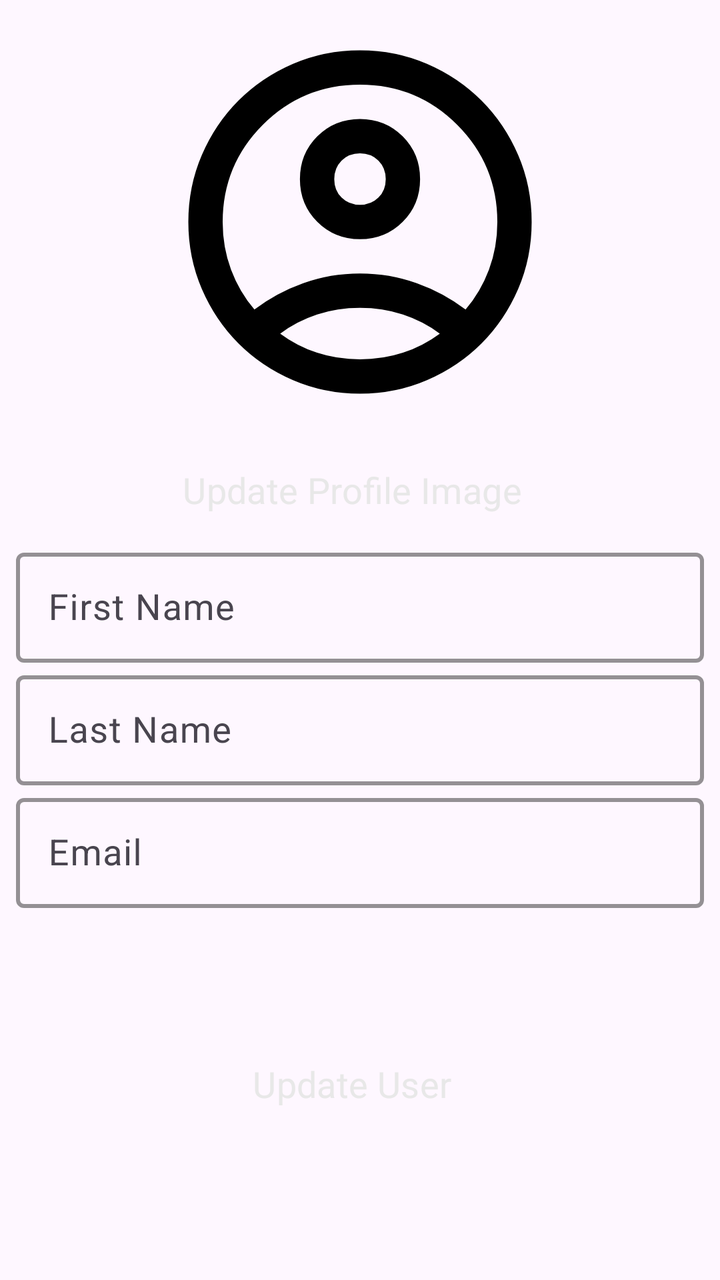
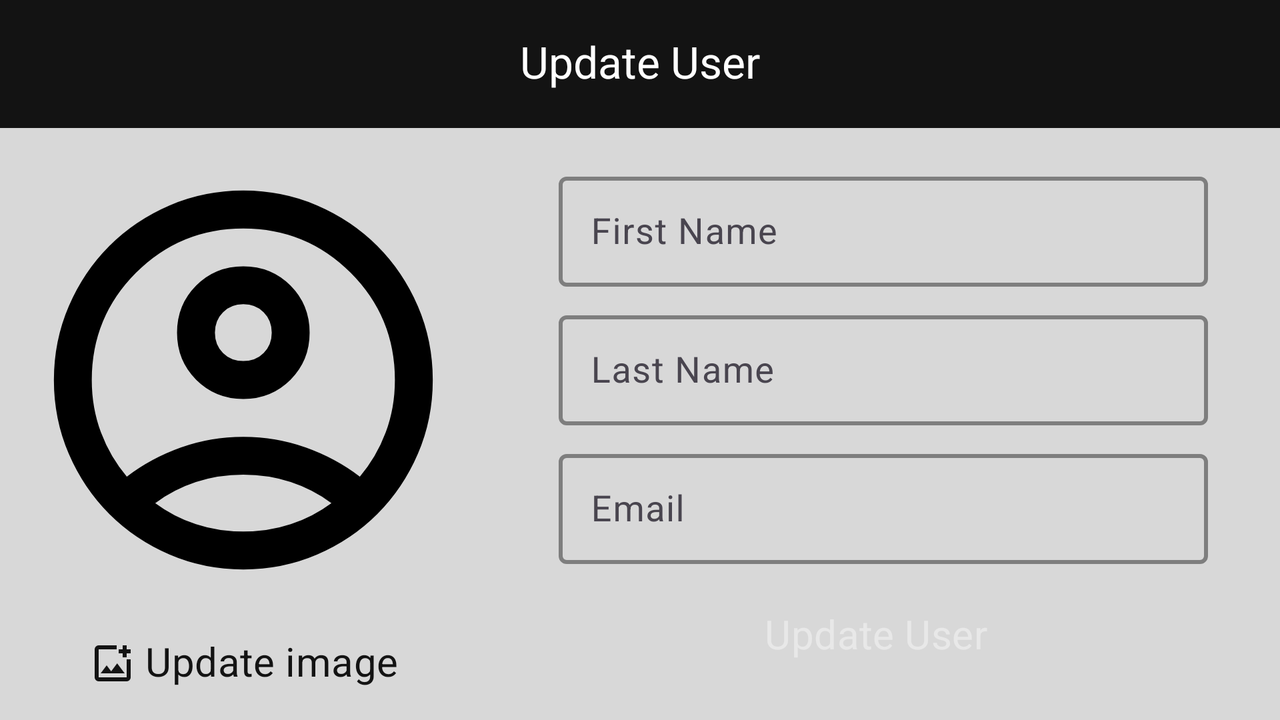

One screen, two layout resources from the same app: the default and the author's alternative for another configuration. Each is rendered where Android would select it; the XML of both is given below.
<!-- AndroidManifest.xml: application theme Theme.UsersApp -->
<!-- res/layout/fragment_update_user.xml -->
<?xml version="1.0" encoding="utf-8"?>
<androidx.constraintlayout.widget.ConstraintLayout xmlns:android="http://schemas.android.com/apk/res/android"
    xmlns:tools="http://schemas.android.com/tools"
    android:layout_width="match_parent"
    android:layout_height="match_parent"
    xmlns:app="http://schemas.android.com/apk/res-auto"
    android:padding="8dp"
    tools:context=".ui.UpdateUserFragment">

    <ImageView
        android:id="@+id/updateUserImageView"
        android:layout_width="0dp"
        android:layout_height="0dp"
        android:layout_marginBottom="8dp"
        android:src="@drawable/icon_user"
        app:layout_constraintBottom_toTopOf="@+id/updatePickImageBtn"
        app:layout_constraintDimensionRatio="1:1"
        app:layout_constraintEnd_toEndOf="parent"
        app:layout_constraintStart_toStartOf="parent"
        app:layout_constraintTop_toTopOf="parent" />

    <Button
        android:id="@+id/updatePickImageBtn"
        style="@style/elevatedButtonStyle"
        android:layout_width="wrap_content"
        android:layout_height="wrap_content"
        android:backgroundTint="#101010"
        android:text="Update Profile Image"
        android:textColor="#E8E8E8"
        android:textSize="18sp"
        app:icon="@drawable/icon_user"
        app:iconTint="#E8E8E8"
        app:layout_constraintBottom_toTopOf="@+id/guideline2"
        app:layout_constraintEnd_toEndOf="@+id/updateUserImageView"
        app:layout_constraintStart_toStartOf="@+id/updateUserImageView"
        app:shapeAppearance="@style/ShapeAppearance.Material3.Corner.Small" />


    <com.google.android.material.textfield.TextInputLayout
        android:id="@+id/updateFirstNameTF"
        style="@style/editTextStyle"
        android:layout_width="match_parent"
        android:layout_height="wrap_content"
        android:hint="First Name"
        app:layout_constraintEnd_toEndOf="parent"
        app:layout_constraintStart_toStartOf="parent"
        app:layout_constraintTop_toTopOf="@+id/guideline2">

        <com.google.android.material.textfield.TextInputEditText
            android:id="@+id/updateFirstNameET"
            android:layout_width="match_parent"
            android:layout_height="wrap_content" />

    </com.google.android.material.textfield.TextInputLayout>

    <com.google.android.material.textfield.TextInputLayout
        android:id="@+id/updateLastNameTF"
        style="@style/editTextStyle"
        android:layout_width="match_parent"
        android:layout_height="wrap_content"
        android:hint="Last Name"
        app:layout_constraintEnd_toEndOf="parent"
        app:layout_constraintStart_toStartOf="parent"
        app:layout_constraintTop_toBottomOf="@+id/updateFirstNameTF">

        <com.google.android.material.textfield.TextInputEditText
            android:id="@+id/updateLastNameET"
            android:layout_width="match_parent"
            android:layout_height="wrap_content" />

    </com.google.android.material.textfield.TextInputLayout>

    <com.google.android.material.textfield.TextInputLayout
        android:id="@+id/updateEmailTF"
        style="@style/editTextStyle"
        android:layout_width="match_parent"
        android:layout_height="wrap_content"
        android:hint="Email"
        app:layout_constraintEnd_toEndOf="parent"
        app:layout_constraintStart_toStartOf="parent"
        app:layout_constraintTop_toBottomOf="@+id/updateLastNameTF">

        <com.google.android.material.textfield.TextInputEditText
            android:id="@+id/updateEmailET"
            android:layout_width="match_parent"
            android:layout_height="wrap_content" />

    </com.google.android.material.textfield.TextInputLayout>

    <Button
        android:id="@+id/updateUserBtn"
        style="@style/elevatedButtonStyle"
        android:layout_width="wrap_content"
        android:layout_height="wrap_content"
        android:backgroundTint="#101010"
        android:text="Update User"
        android:textColor="#E8E8E8"
        android:textSize="18sp"
        app:icon="@drawable/icon_user"
        app:iconTint="#E8E8E8"
        app:layout_constraintBottom_toBottomOf="parent"
        app:layout_constraintEnd_toEndOf="parent"
        app:layout_constraintStart_toStartOf="parent"
        app:layout_constraintTop_toBottomOf="@+id/updateEmailTF"
        app:shapeAppearance="@style/ShapeAppearance.Material3.Corner.Small" />

    <androidx.constraintlayout.widget.Guideline
        android:id="@+id/guideline2"
        android:layout_width="wrap_content"
        android:layout_height="wrap_content"
        android:orientation="horizontal"
        app:layout_constraintGuide_percent="0.42" />
</androidx.constraintlayout.widget.ConstraintLayout>
<!-- resources referenced by this layout -->
<resources>
  <!-- drawable icon_user (drawable) -->
  <vector xmlns:android="http://schemas.android.com/apk/res/android"
      android:width="24dp"
      android:height="24dp"
      android:viewportWidth="960"
      android:viewportHeight="960"
      android:tint="@color/black">
      <path android:fillColor="@color/black"
          android:pathData="M234,684Q285,645 348,622.5Q411,600 480,600Q549,600 612,622.5Q675,645 726,684Q761,643 780.5,591Q800,539 800,480Q800,347 706.5,253.5Q613,160 480,160Q347,160 253.5,253.5Q160,347 160,480Q160,539 179.5,591Q199,643 234,684ZM480,520Q421,520 380.5,479.5Q340,439 340,380Q340,321 380.5,280.5Q421,240 480,240Q539,240 579.5,280.5Q620,321 620,380Q620,439 579.5,479.5Q539,520 480,520ZM480,880Q397,880 324,848.5Q251,817 197,763Q143,709 111.5,636Q80,563 80,480Q80,397 111.5,324Q143,251 197,197Q251,143 324,111.5Q397,80 480,80Q563,80 636,111.5Q709,143 763,197Q817,251 848.5,324Q880,397 880,480Q880,563 848.5,636Q817,709 763,763Q709,817 636,848.5Q563,880 480,880ZM480,800Q533,800 580,784.5Q627,769 666,740Q627,711 580,695.5Q533,680 480,680Q427,680 380,695.5Q333,711 294,740Q333,769 380,784.5Q427,800 480,800ZM480,440Q506,440 523,423Q540,406 540,380Q540,354 523,337Q506,320 480,320Q454,320 437,337Q420,354 420,380Q420,406 437,423Q454,440 480,440ZM480,380Q480,380 480,380Q480,380 480,380Q480,380 480,380Q480,380 480,380Q480,380 480,380Q480,380 480,380Q480,380 480,380Q480,380 480,380ZM480,740Q480,740 480,740Q480,740 480,740Q480,740 480,740Q480,740 480,740Q480,740 480,740Q480,740 480,740Q480,740 480,740Q480,740 480,740Z"/>
  </vector>
  <style name="editTextStyle" parent="ThemeOverlay.Material3.TextInputEditText.OutlinedBox.Dense">
          <item name="boxStrokeColor">@color/black</item>
          <item name="boxStrokeWidth">2dp</item>
          <item name="hintTextColor">@color/black</item>
          <item name="labelStyle">@color/black</item>
          <item name="colorControlActivated">@color/black</item>
          <item name="hintTextAppearance">@style/TextAppearance.Material3.BodyMedium</item>
      </style>
  <style name="elevatedButtonStyle" parent="Widget.Material3.Button.ElevatedButton.Icon">
          <item name="android:insetTop">0dp</item>
          <item name="android:insetBottom">0dp</item>
          <item name="iconSize">28dp</item>
          <item name="backgroundTint">@color/black</item>
          <item name="tint">@color/white</item>
      </style>
  <style name="Theme.UsersApp" parent="Base.Theme.UsersApp" />
  <color name="black">#FF000000</color>
  <color name="white">#FFFFFFFF</color>
  <style name="Base.Theme.UsersApp" parent="Theme.Material3.DayNight.NoActionBar">
          
          
          <item name="fontFamily">@font/nunito_sans</item>
          <item name="android:textSize">18sp</item>
          <item name="fontWeight">600</item>
          <item name="android:includeFontPadding">false</item>
      </style>
</resources>
<!-- res/layout-land/fragment_update_user.xml (the author's variant of the layout above) -->
<!-- drawn on the phone turned sideways -->
<?xml version="1.0" encoding="utf-8"?>
<androidx.constraintlayout.widget.ConstraintLayout xmlns:android="http://schemas.android.com/apk/res/android"
    xmlns:tools="http://schemas.android.com/tools"
    android:layout_width="match_parent"
    android:layout_height="match_parent"
    xmlns:app="http://schemas.android.com/apk/res-auto"
    android:background="#D8D8D8"
    android:fitsSystemWindows="true">


    <androidx.coordinatorlayout.widget.CoordinatorLayout
        android:id="@+id/coordinatorLayout"
        android:layout_width="0dp"
        android:layout_height="wrap_content"
        app:layout_constraintEnd_toEndOf="parent"
        app:layout_constraintStart_toStartOf="parent"
        app:layout_constraintTop_toTopOf="parent">

        <com.google.android.material.appbar.AppBarLayout
            android:id="@+id/appBarLayout"
            android:layout_width="match_parent"
            android:layout_height="wrap_content"
            android:fitsSystemWindows="true">

        </com.google.android.material.appbar.AppBarLayout>

        <com.google.android.material.appbar.MaterialToolbar
            android:id="@+id/updateUserTopAppBar"
            android:layout_width="match_parent"
            android:layout_height="wrap_content"
            android:background="@color/black_100"
            android:gravity="center"
            android:minHeight="?attr/actionBarSize"
            app:navigationIcon="@drawable/icon_arrow_back"
            app:navigationIconTint="@color/white"
            app:title="Update User"
            app:titleCentered="true"
            app:titleTextColor="@color/white" />
    </androidx.coordinatorlayout.widget.CoordinatorLayout>

    <androidx.constraintlayout.widget.ConstraintLayout
        android:id="@+id/constraintLayout"
        android:layout_width="0dp"
        android:layout_height="wrap_content"
        android:layout_marginStart="16dp"
        android:layout_marginEnd="16dp"
        android:background="@drawable/rounded_bg"
        android:backgroundTint="@color/grey_100"
        android:padding="12dp"
        app:layout_constraintBottom_toBottomOf="parent"
        app:layout_constraintEnd_toEndOf="parent"
        app:layout_constraintStart_toStartOf="@+id/guideline4"
        app:layout_constraintTop_toBottomOf="@+id/coordinatorLayout">

        <Button
            android:id="@+id/updateUserBtn"
            style="@style/elevatedButtonStyle"
            android:layout_width="0dp"
            android:layout_height="wrap_content"
            android:backgroundTint="@color/black_100"
            android:text="@string/update_user"
            android:textColor="#E8E8E8"
            android:textSize="20sp"
            app:iconTint="#E8E8E8"
            app:layout_constraintBottom_toBottomOf="parent"
            app:layout_constraintEnd_toEndOf="@+id/updateEmailTF"
            app:layout_constraintStart_toStartOf="@+id/updateEmailTF"
            app:shapeAppearance="@style/ShapeAppearance.Material3.Corner.Small" />

        <com.google.android.material.textfield.TextInputLayout
            android:id="@+id/updateFirstNameTF"
            style="@style/editTextStyle"
            android:layout_width="0dp"
            android:layout_height="wrap_content"
            android:layout_marginStart="8dp"
            android:layout_marginEnd="8dp"
            android:layout_marginBottom="4dp"
            android:hint="@string/first_name"
            android:minHeight="48dp"
            app:layout_constraintBottom_toTopOf="@+id/updateLastNameTF"
            app:layout_constraintEnd_toEndOf="parent"
            app:layout_constraintStart_toStartOf="parent"
            app:layout_constraintTop_toTopOf="parent"
            app:layout_constraintVertical_chainStyle="spread">

            <com.google.android.material.textfield.TextInputEditText
                android:id="@+id/updateFirstNameET"
                android:layout_width="match_parent"
                android:layout_height="wrap_content"
                android:inputType="textCapWords" />

        </com.google.android.material.textfield.TextInputLayout>

        <com.google.android.material.textfield.TextInputLayout
            android:id="@+id/updateLastNameTF"
            style="@style/editTextStyle"
            android:layout_width="0dp"
            android:layout_height="wrap_content"
            android:layout_marginTop="4dp"
            android:layout_marginBottom="4dp"
            android:hint="@string/last_name"
            android:minHeight="48dp"
            app:layout_constraintBottom_toTopOf="@+id/updateEmailTF"
            app:layout_constraintEnd_toEndOf="@+id/updateFirstNameTF"
            app:layout_constraintStart_toStartOf="@+id/updateFirstNameTF"
            app:layout_constraintTop_toBottomOf="@+id/updateFirstNameTF">

            <com.google.android.material.textfield.TextInputEditText
                android:id="@+id/updateLastNameET"
                android:layout_width="match_parent"
                android:layout_height="wrap_content"
                android:inputType="textCapWords" />

        </com.google.android.material.textfield.TextInputLayout>

        <com.google.android.material.textfield.TextInputLayout
            android:id="@+id/updateEmailTF"
            style="@style/editTextStyle"
            android:layout_width="0dp"
            android:layout_height="wrap_content"
            android:layout_marginTop="4dp"
            android:layout_marginBottom="12dp"
            android:hint="@string/email"
            android:minHeight="48dp"
            app:layout_constraintBottom_toTopOf="@+id/updateUserBtn"
            app:layout_constraintEnd_toEndOf="@+id/updateLastNameTF"
            app:layout_constraintStart_toStartOf="@+id/updateLastNameTF"
            app:layout_constraintTop_toBottomOf="@+id/updateLastNameTF">

            <com.google.android.material.textfield.TextInputEditText
                android:id="@+id/updateEmailET"
                android:layout_width="match_parent"
                android:layout_height="wrap_content"
                android:inputType="textEmailAddress" />
        </com.google.android.material.textfield.TextInputLayout>

    </androidx.constraintlayout.widget.ConstraintLayout>

    <ImageView
        android:id="@+id/updateUserImageView"
        android:layout_width="0dp"
        android:layout_height="0dp"
        android:layout_marginStart="8dp"
        android:layout_marginTop="8dp"
        android:layout_marginEnd="8dp"
        android:background="@drawable/rounded_bg"
        android:backgroundTint="@color/grey_100"
        android:contentDescription="@string/user_image"
        android:src="@drawable/icon_user"
        app:layout_constraintBottom_toTopOf="@+id/updatePickImageBtn"
        app:layout_constraintDimensionRatio="1:1"
        app:layout_constraintEnd_toStartOf="@+id/guideline4"
        app:layout_constraintHeight_max="360dp"
        app:layout_constraintHorizontal_bias="0.5"
        app:layout_constraintStart_toStartOf="parent"
        app:layout_constraintTop_toBottomOf="@+id/coordinatorLayout"
        app:layout_constraintVertical_chainStyle="spread" />

    <com.google.android.material.button.MaterialButton
        android:id="@+id/updatePickImageBtn"
        style="@style/Widget.Material3.Button.TextButton"
        android:layout_width="wrap_content"
        android:layout_height="wrap_content"
        android:text="@string/update_image"
        android:textColor="@color/black_100"
        android:textSize="20sp"
        app:icon="@drawable/icon_image"
        app:iconSize="24dp"
        app:iconTint="@color/black_100"
        app:layout_constraintBottom_toBottomOf="parent"
        app:layout_constraintEnd_toEndOf="@+id/updateUserImageView"
        app:layout_constraintHorizontal_bias="0.5"
        app:layout_constraintStart_toStartOf="@+id/updateUserImageView"
        app:layout_constraintTop_toBottomOf="@+id/updateUserImageView"
        app:shapeAppearance="@style/ShapeAppearance.Material3.Corner.Small" />

    <androidx.constraintlayout.widget.Guideline
        android:id="@+id/guideline4"
        android:layout_width="wrap_content"
        android:layout_height="wrap_content"
        android:orientation="vertical"
        app:layout_constraintGuide_percent="0.38" />
</androidx.constraintlayout.widget.ConstraintLayout>
<!-- resources referenced by the variant -->
<!-- as the phone turned sideways resolves them -->
<resources>
  <color name="black_100">#131313</color>
  <color name="grey_100">#F8F8F8</color>
  <color name="white">#FFFFFFFF</color>
  <!-- drawable icon_image (drawable) -->
  <vector xmlns:android="http://schemas.android.com/apk/res/android"
      android:width="24dp"
      android:height="24dp"
      android:viewportWidth="960"
      android:viewportHeight="960"
      android:tint="@color/black">
      <path android:fillColor="@android:color/white"
          android:pathData="M200,840Q167,840 143.5,816.5Q120,793 120,760L120,200Q120,167 143.5,143.5Q167,120 200,120L560,120L560,200L200,200Q200,200 200,200Q200,200 200,200L200,760Q200,760 200,760Q200,760 200,760L760,760Q760,760 760,760Q760,760 760,760L760,400L840,400L840,760Q840,793 816.5,816.5Q793,840 760,840L200,840ZM680,360L680,280L600,280L600,200L680,200L680,120L760,120L760,200L840,200L840,280L760,280L760,360L680,360ZM240,680L720,680L570,480L450,640L360,520L240,680ZM200,200L200,320L200,320L200,400L200,400L200,760Q200,760 200,760Q200,760 200,760L200,760Q200,760 200,760Q200,760 200,760L200,200Q200,200 200,200Q200,200 200,200Z"/>
  </vector>
  <string name="email">Email</string>
  <string name="first_name">First Name</string>
  <string name="last_name">Last Name</string>
  <string name="update_image">Update image</string>
  <string name="update_user">Update User</string>
  <string name="user_image">user image</string>
  <style name="editTextStyle" parent="ThemeOverlay.Material3.TextInputEditText.OutlinedBox.Dense">
          <item name="boxStrokeColor">@color/black</item>
          <item name="boxStrokeWidth">2dp</item>
          <item name="hintTextColor">@color/black</item>
          <item name="labelStyle">@color/black</item>
          <item name="colorControlActivated">@color/black</item>
          <item name="hintTextAppearance">@style/TextAppearance.Material3.BodyMedium</item>
      </style>
  <style name="elevatedButtonStyle" parent="Widget.Material3.Button.ElevatedButton.Icon">
          <item name="android:insetTop">0dp</item>
          <item name="android:insetBottom">0dp</item>
          <item name="iconSize">28dp</item>
          <item name="backgroundTint">@color/black</item>
          <item name="tint">@color/white</item>
      </style>
  <style name="Theme.UsersApp" parent="Base.Theme.UsersApp" />
  <color name="black">#FF000000</color>
  <style name="Base.Theme.UsersApp" parent="Theme.Material3.DayNight.NoActionBar">
          
          
          <item name="fontFamily">@font/nunito_sans</item>
          <item name="android:textSize">18sp</item>
          <item name="fontWeight">600</item>
          <item name="android:includeFontPadding">false</item>
      </style>
</resources>
